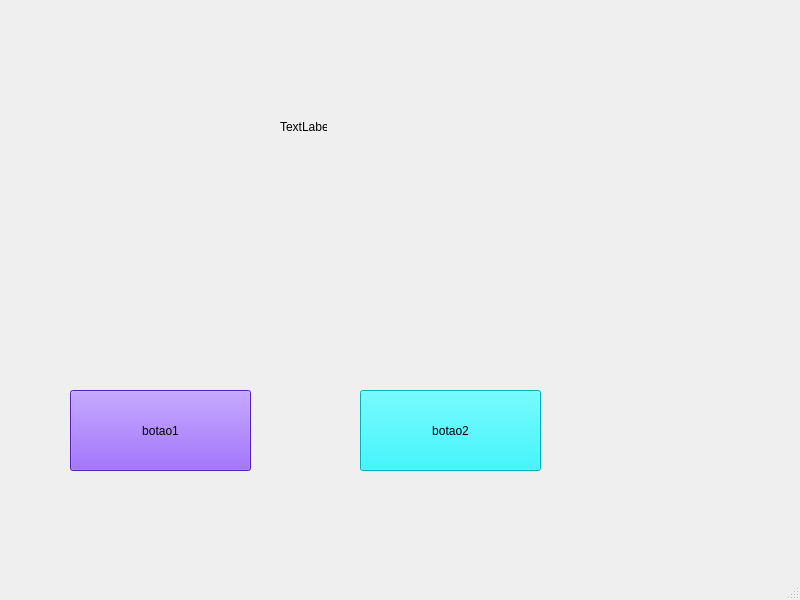
<?xml version="1.0" encoding="UTF-8"?>
<ui version="4.0">
 <class>MainWindow</class>
 <widget class="QMainWindow" name="MainWindow">
  <property name="geometry">
   <rect>
    <x>0</x>
    <y>0</y>
    <width>800</width>
    <height>600</height>
   </rect>
  </property>
  <property name="windowTitle">
   <string>MainWindow</string>
  </property>
  <widget class="QWidget" name="centralwidget">
   <widget class="QPushButton" name="botao_1">
    <property name="geometry">
     <rect>
      <x>70</x>
      <y>390</y>
      <width>181</width>
      <height>81</height>
     </rect>
    </property>
    <property name="styleSheet">
     <string notr="true">background-color:rgb(114, 43, 255)</string>
    </property>
    <property name="text">
     <string>botao1</string>
    </property>
   </widget>
   <widget class="QPushButton" name="botao_2">
    <property name="geometry">
     <rect>
      <x>360</x>
      <y>390</y>
      <width>181</width>
      <height>81</height>
     </rect>
    </property>
    <property name="styleSheet">
     <string notr="true">background-color:rgb(1, 243, 255)</string>
    </property>
    <property name="text">
     <string>botao2</string>
    </property>
   </widget>
   <widget class="QLabel" name="label">
    <property name="geometry">
     <rect>
      <x>280</x>
      <y>120</y>
      <width>47</width>
      <height>13</height>
     </rect>
    </property>
    <property name="text">
     <string>TextLabel</string>
    </property>
   </widget>
  </widget>
  <widget class="QMenuBar" name="menubar">
   <property name="geometry">
    <rect>
     <x>0</x>
     <y>0</y>
     <width>800</width>
     <height>21</height>
    </rect>
   </property>
  </widget>
  <widget class="QStatusBar" name="statusbar"/>
 </widget>
 <resources/>
 <connections/>
</ui>
